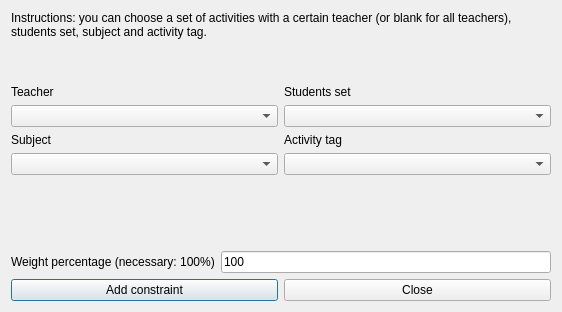
<?xml version="1.0" encoding="UTF-8"?>
<ui version="4.0">
 <class>AddConstraintActivitiesBeginStudentsDayForm_template</class>
 <widget class="QDialog" name="AddConstraintActivitiesBeginStudentsDayForm_template">
  <property name="geometry">
   <rect>
    <x>0</x>
    <y>0</y>
    <width>562</width>
    <height>312</height>
   </rect>
  </property>
  <property name="windowTitle">
   <string extracomment="This is the title of the dialog to add a new constraint of this type">Add activities begin students day</string>
  </property>
  <layout class="QGridLayout" name="gridLayout">
   <item row="0" column="0" colspan="2">
    <widget class="QLabel" name="instructionsTextLabel">
     <property name="sizePolicy">
      <sizepolicy hsizetype="Minimum" vsizetype="Minimum">
       <horstretch>0</horstretch>
       <verstretch>0</verstretch>
      </sizepolicy>
     </property>
     <property name="text">
      <string>Instructions: you can choose a set of activities with a certain teacher (or blank for all teachers), students set, subject and activity tag.</string>
     </property>
     <property name="wordWrap">
      <bool>true</bool>
     </property>
    </widget>
   </item>
   <item row="1" column="0" colspan="2">
    <spacer name="spacer1">
     <property name="orientation">
      <enum>Qt::Vertical</enum>
     </property>
     <property name="sizeType">
      <enum>QSizePolicy::Expanding</enum>
     </property>
     <property name="sizeHint" stdset="0">
      <size>
       <width>20</width>
       <height>41</height>
      </size>
     </property>
    </spacer>
   </item>
   <item row="2" column="0">
    <layout class="QVBoxLayout" name="verticalLayout_2">
     <item>
      <widget class="QLabel" name="teachersTextLabel">
       <property name="text">
        <string>Teacher</string>
       </property>
       <property name="wordWrap">
        <bool>false</bool>
       </property>
      </widget>
     </item>
     <item>
      <widget class="QComboBox" name="teachersComboBox"/>
     </item>
     <item>
      <widget class="QLabel" name="subjectsTextLabel">
       <property name="text">
        <string>Subject</string>
       </property>
       <property name="wordWrap">
        <bool>false</bool>
       </property>
      </widget>
     </item>
     <item>
      <widget class="QComboBox" name="subjectsComboBox"/>
     </item>
    </layout>
   </item>
   <item row="2" column="1">
    <layout class="QVBoxLayout" name="verticalLayout">
     <item>
      <widget class="QLabel" name="studentsTextLabel">
       <property name="text">
        <string>Students set</string>
       </property>
       <property name="wordWrap">
        <bool>false</bool>
       </property>
      </widget>
     </item>
     <item>
      <widget class="QComboBox" name="studentsComboBox"/>
     </item>
     <item>
      <widget class="QLabel" name="activityTagsTextLabel">
       <property name="text">
        <string>Activity tag</string>
       </property>
       <property name="wordWrap">
        <bool>false</bool>
       </property>
      </widget>
     </item>
     <item>
      <widget class="QComboBox" name="activityTagsComboBox"/>
     </item>
    </layout>
   </item>
   <item row="3" column="0" colspan="2">
    <spacer name="spacer2">
     <property name="orientation">
      <enum>Qt::Vertical</enum>
     </property>
     <property name="sizeType">
      <enum>QSizePolicy::Expanding</enum>
     </property>
     <property name="sizeHint" stdset="0">
      <size>
       <width>20</width>
       <height>71</height>
      </size>
     </property>
    </spacer>
   </item>
   <item row="4" column="0" colspan="2">
    <layout class="QHBoxLayout">
     <item>
      <widget class="QLabel" name="weightTextLabel">
       <property name="frameShape">
        <enum>QFrame::NoFrame</enum>
       </property>
       <property name="frameShadow">
        <enum>QFrame::Plain</enum>
       </property>
       <property name="text">
        <string>Weight percentage (necessary: 100%)</string>
       </property>
       <property name="wordWrap">
        <bool>false</bool>
       </property>
      </widget>
     </item>
     <item>
      <widget class="QLineEdit" name="weightLineEdit">
       <property name="text">
        <string notr="true">100</string>
       </property>
      </widget>
     </item>
    </layout>
   </item>
   <item row="5" column="0" colspan="2">
    <layout class="QHBoxLayout">
     <item>
      <widget class="QPushButton" name="addConstraintPushButton">
       <property name="text">
        <string>Add constraint</string>
       </property>
      </widget>
     </item>
     <item>
      <widget class="QPushButton" name="closePushButton">
       <property name="text">
        <string>Close</string>
       </property>
      </widget>
     </item>
    </layout>
   </item>
  </layout>
 </widget>
 <layoutdefault spacing="6" margin="11"/>
 <resources/>
 <connections/>
</ui>
